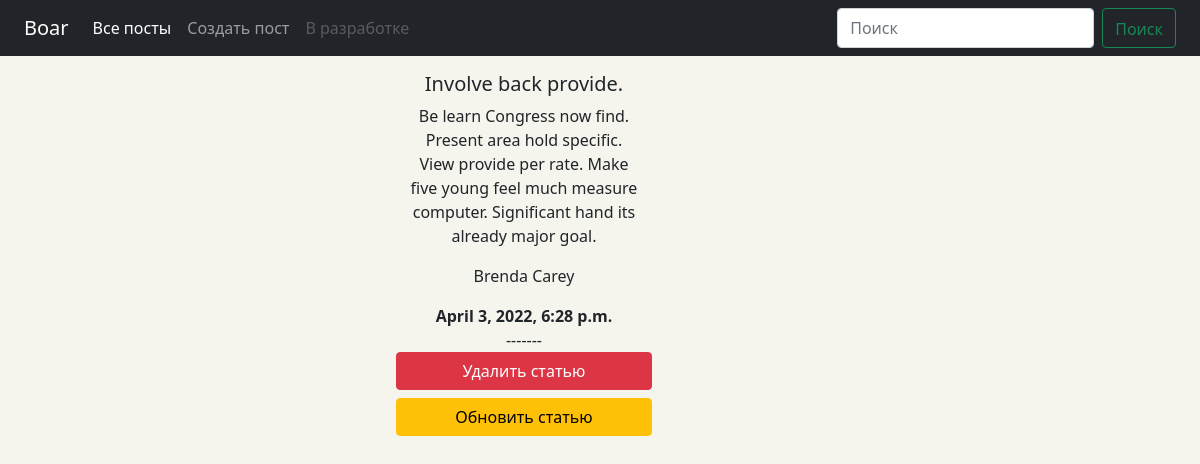
Page /6 on the committed database.
### gum/models.py (models this page shows, shortened)
class CreatePost(models.Model):
    id = models.AutoField(primary_key=True)
    title = models.CharField(max_length=100)
    image = models.ImageField(upload_to='post_img',blank=True)
    message = models.TextField(max_length=1000)
    pub_date = models.DateTimeField(auto_now_add=True)
    author = models.CharField(max_length=30)
    class Meta:
        verbose_name = 'Пост'
        verbose_name_plural = 'Посты'
        ordering = ['id']

### gum/views.py (the view)
# urls.py: path('<int:pk>', views.DetailPost.as_view(), name='detail'),
class DetailPost(DetailView):
    model = CreatePost
    template_name = 'detail.html'
    context_object_name = 'post'

### gum/templates/detail.html (shortened to what this page needs)
{% extends 'base.html' %}
{% block detail %}
        <div class="conteiner">
                <div class="row col-md-8">
                        <h5>{{post.title}}</h5>
                        <p>{{post.message}}</p>
                        <p>{{post.author}}</p>
                        <b>{{post.pub_date}}</b>
                        <div>-------</div>
                        <a href="{% url 'gum:delete' post.id %}" class="btn btn-danger">Удалить статью</a>
                        <a href="{% url 'gum:update' post.id %}" class="btn btn-warning mt-2">Обновить статью</a>
                </div>
        </div>
{% endblock %}

### gum/static/css/base.css (style rules this page uses)
body { background-color: rgb(245, 245, 237); }

### rows in the picture
CreatePost: title "Involve back provide.", message "Be learn Congress now find. Present area hold specific. View provide per rate. Make five young feel much measure computer. Significant hand its already major goal.", author "Brenda Carey", pub_date "April 3, 2022, 6:28 p.m."
